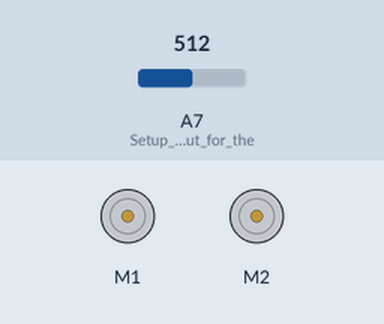
Recording of a sketch running on a simulated Arduino Nano, built with avr-gcc and run on an emulated ATmega328P. On the bench: 2 × DC motor (green arrow = forward, orange = backward, longer = faster). Inputs (shaded band) come from the test bench; at power-on: A7 (Setup_A7_as_input_for_the) = 512.

Above: at 1.2 s.
1.3 s: A7 (Setup_A7_as_input_for_the) set to 105
3.0 s: A7 (Setup_A7_as_input_for_the) set to 94
At 4.8 s:
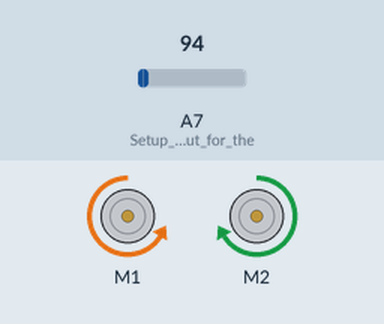
Timing chart, 0 to 6.3 s (numbered marks = the images above; inputs shaded):
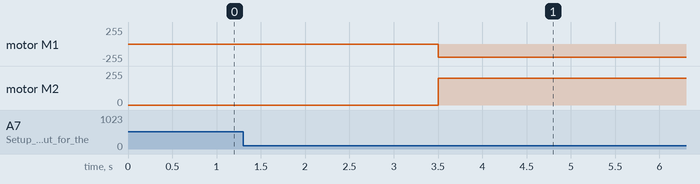

The sketch:

linefollower.ino
```cpp
#include "MeMCore.h"
MeLineFollower lineFinder(PORT_2); // assigning lineFinder to RJ25 port 2
MeDCMotor leftMotor(M1); // assigning leftMotor to port M1
MeDCMotor rightMotor(M2); // assigning RightMotor to port M2
int status = 0; // global status; 0 = do nothing, 1 = mBot runs
void setup() {
pinMode(A7, INPUT); // Setup A7 as input for the push button
Serial.begin(9600); // Setup serial monitor for debugging purpose
}
void loop() {
if (analogRead(A7) < 100) { // If push button is pushed, the value will be very low
status = 1 - status; // Toggle status
delay(500); // Delay 500ms so that a button push won't be counted multiple times.
}
if (status == 1) { // run mBot only if status is 1
int sensorState = lineFinder.readSensors(); // read the line sensor's state
if (sensorState == S1_IN_S2_IN) { // situation 1
leftMotor.run(-200); // Left wheel goes forward (anti-clockwise)
rightMotor.run(200); // Right wheel goes forward (clockwise)
}
else if (sensorState == S1_IN_S2_OUT) { // situation 2
leftMotor.run(0); // Left wheel stops
rightMotor.run(150); // Right wheel go forward
}
else if (sensorState == S1_OUT_S2_IN) { // situation 3
leftMotor.run(-150); // Left wheel go forward
rightMotor.run(0); // Right wheel stops
}
else if (sensorState == S1_OUT_S2_OUT) { // situation 4
leftMotor.run(100); // Left wheel reverses (clockwise)
rightMotor.run(-100); // Right wheel reverses (anti-clockwise)
}
delay(20); // decision making interval (in milliseconds)
}
}
```

Measured:
- the behaviour switches between 100 and 99 on A7 (Setup_A7_as_input_for_the) (found by bisection; images 0 and 1)
- after the input at 1.3 s, every drawn part: stays the same
- after the input at 3.0 s, motor M1: stopped → backward 200/255 after 0.50 s; motor M2: stopped → forward 200/255 after 0.50 s
